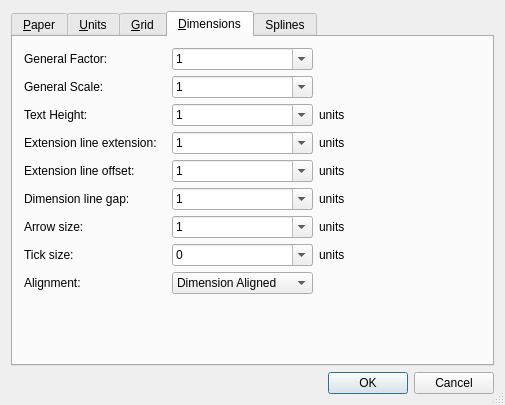
<?xml version="1.0" encoding="UTF-8"?>
<ui version="4.0">
 <class>QG_DlgOptionsDrawing</class>
 <widget class="QDialog" name="QG_DlgOptionsDrawing">
  <property name="geometry">
   <rect>
    <x>0</x>
    <y>0</y>
    <width>505</width>
    <height>405</height>
   </rect>
  </property>
  <property name="windowTitle">
   <string>Drawing Preferences</string>
  </property>
  <property name="sizeGripEnabled">
   <bool>true</bool>
  </property>
  <layout class="QGridLayout" name="gridLayout_2">
   <item row="0" column="0">
    <widget class="QTabWidget" name="tabWidget">
     <property name="currentIndex">
      <number>3</number>
     </property>
     <widget class="QWidget" name="tab1">
      <attribute name="title">
       <string>&amp;Paper</string>
      </attribute>
      <layout class="QVBoxLayout">
       <item>
        <widget class="QGroupBox" name="buttonGroup3">
         <property name="title">
          <string>Paper Format</string>
         </property>
         <layout class="QVBoxLayout">
          <item>
           <layout class="QHBoxLayout">
            <item>
             <widget class="QComboBox" name="cbPaperFormat"/>
            </item>
            <item>
             <spacer name="spacer9">
              <property name="orientation">
               <enum>Qt::Horizontal</enum>
              </property>
              <property name="sizeType">
               <enum>QSizePolicy::Expanding</enum>
              </property>
              <property name="sizeHint" stdset="0">
               <size>
                <width>211</width>
                <height>20</height>
               </size>
              </property>
             </spacer>
            </item>
           </layout>
          </item>
          <item>
           <layout class="QHBoxLayout">
            <item>
             <widget class="QRadioButton" name="rbLandscape">
              <property name="text">
               <string>&amp;Landscape</string>
              </property>
             </widget>
            </item>
            <item>
             <widget class="QRadioButton" name="rbPortrait">
              <property name="text">
               <string>P&amp;ortrait</string>
              </property>
             </widget>
            </item>
            <item>
             <spacer name="spacer6">
              <property name="orientation">
               <enum>Qt::Horizontal</enum>
              </property>
              <property name="sizeType">
               <enum>QSizePolicy::Expanding</enum>
              </property>
              <property name="sizeHint" stdset="0">
               <size>
                <width>231</width>
                <height>20</height>
               </size>
              </property>
             </spacer>
            </item>
           </layout>
          </item>
          <item>
           <layout class="QGridLayout" name="gridLayout_3">
            <item row="1" column="2">
             <spacer name="spacer8">
              <property name="orientation">
               <enum>Qt::Horizontal</enum>
              </property>
              <property name="sizeType">
               <enum>QSizePolicy::Expanding</enum>
              </property>
              <property name="sizeHint" stdset="0">
               <size>
                <width>221</width>
                <height>20</height>
               </size>
              </property>
             </spacer>
            </item>
            <item row="1" column="1">
             <widget class="QLineEdit" name="lePaperHeight"/>
            </item>
            <item row="1" column="0">
             <widget class="QLabel" name="lPageHeight">
              <property name="text">
               <string>Paper &amp;Height:</string>
              </property>
              <property name="wordWrap">
               <bool>false</bool>
              </property>
              <property name="buddy">
               <cstring>lePaperHeight</cstring>
              </property>
             </widget>
            </item>
            <item row="0" column="0">
             <widget class="QLabel" name="lPageWidth">
              <property name="text">
               <string>Paper &amp;Width:</string>
              </property>
              <property name="wordWrap">
               <bool>false</bool>
              </property>
              <property name="buddy">
               <cstring>lePaperWidth</cstring>
              </property>
             </widget>
            </item>
            <item row="0" column="1">
             <widget class="QLineEdit" name="lePaperWidth"/>
            </item>
            <item row="0" column="2">
             <spacer name="spacer7">
              <property name="orientation">
               <enum>Qt::Horizontal</enum>
              </property>
              <property name="sizeType">
               <enum>QSizePolicy::Expanding</enum>
              </property>
              <property name="sizeHint" stdset="0">
               <size>
                <width>201</width>
                <height>20</height>
               </size>
              </property>
             </spacer>
            </item>
           </layout>
          </item>
         </layout>
        </widget>
       </item>
      </layout>
     </widget>
     <widget class="QWidget" name="tab2">
      <attribute name="title">
       <string>&amp;Units</string>
      </attribute>
      <layout class="QVBoxLayout">
       <item>
        <widget class="QGroupBox" name="bgUnit">
         <property name="title">
          <string>Main Unit</string>
         </property>
         <layout class="QHBoxLayout">
          <item>
           <widget class="QLabel" name="lUnit">
            <property name="text">
             <string>&amp;Main drawing unit:</string>
            </property>
            <property name="wordWrap">
             <bool>false</bool>
            </property>
            <property name="buddy">
             <cstring>cbUnit</cstring>
            </property>
           </widget>
          </item>
          <item>
           <widget class="QComboBox" name="cbUnit"/>
          </item>
          <item>
           <spacer name="spacer19">
            <property name="orientation">
             <enum>Qt::Horizontal</enum>
            </property>
            <property name="sizeType">
             <enum>QSizePolicy::Expanding</enum>
            </property>
            <property name="sizeHint" stdset="0">
             <size>
              <width>71</width>
              <height>20</height>
             </size>
            </property>
           </spacer>
          </item>
         </layout>
        </widget>
       </item>
       <item>
        <layout class="QHBoxLayout">
         <item>
          <layout class="QVBoxLayout">
           <item>
            <widget class="QGroupBox" name="bgLength">
             <property name="title">
              <string>Length</string>
             </property>
             <layout class="QGridLayout" name="gridLayout_4">
              <item row="0" column="0">
               <widget class="QLabel" name="lLengthFormat">
                <property name="text">
                 <string>&amp;Format:</string>
                </property>
                <property name="wordWrap">
                 <bool>false</bool>
                </property>
                <property name="buddy">
                 <cstring>cbLengthFormat</cstring>
                </property>
               </widget>
              </item>
              <item row="0" column="1">
               <widget class="QComboBox" name="cbLengthFormat"/>
              </item>
              <item row="1" column="1">
               <widget class="QComboBox" name="cbLengthPrecision"/>
              </item>
              <item row="1" column="0">
               <widget class="QLabel" name="lLengthPrecision">
                <property name="text">
                 <string>P&amp;recision:</string>
                </property>
                <property name="wordWrap">
                 <bool>false</bool>
                </property>
                <property name="buddy">
                 <cstring>cbLengthPrecision</cstring>
                </property>
               </widget>
              </item>
              <item row="2" column="1">
               <spacer name="spacer15">
                <property name="orientation">
                 <enum>Qt::Vertical</enum>
                </property>
                <property name="sizeType">
                 <enum>QSizePolicy::Expanding</enum>
                </property>
                <property name="sizeHint" stdset="0">
                 <size>
                  <width>20</width>
                  <height>31</height>
                 </size>
                </property>
               </spacer>
              </item>
              <item row="2" column="0">
               <spacer name="spacer15_2">
                <property name="orientation">
                 <enum>Qt::Vertical</enum>
                </property>
                <property name="sizeType">
                 <enum>QSizePolicy::Expanding</enum>
                </property>
                <property name="sizeHint" stdset="0">
                 <size>
                  <width>20</width>
                  <height>31</height>
                 </size>
                </property>
               </spacer>
              </item>
             </layout>
            </widget>
           </item>
           <item>
            <widget class="QGroupBox" name="bgLengthPreview">
             <property name="title">
              <string>Preview</string>
             </property>
             <layout class="QHBoxLayout">
              <item>
               <widget class="QLabel" name="lLinear">
                <property name="text">
                 <string>linear</string>
                </property>
                <property name="wordWrap">
                 <bool>false</bool>
                </property>
               </widget>
              </item>
             </layout>
            </widget>
           </item>
          </layout>
         </item>
         <item>
          <layout class="QVBoxLayout">
           <item>
            <widget class="QGroupBox" name="bgAngle">
             <property name="title">
              <string>Angle</string>
             </property>
             <layout class="QGridLayout" name="gridLayout_5">
              <item row="0" column="0">
               <widget class="QLabel" name="lAngleFormat">
                <property name="text">
                 <string>F&amp;ormat:</string>
                </property>
                <property name="wordWrap">
                 <bool>false</bool>
                </property>
                <property name="buddy">
                 <cstring>cbAngleFormat</cstring>
                </property>
               </widget>
              </item>
              <item row="2" column="1">
               <spacer name="spacer15_3">
                <property name="orientation">
                 <enum>Qt::Vertical</enum>
                </property>
                <property name="sizeType">
                 <enum>QSizePolicy::Expanding</enum>
                </property>
                <property name="sizeHint" stdset="0">
                 <size>
                  <width>20</width>
                  <height>31</height>
                 </size>
                </property>
               </spacer>
              </item>
              <item row="2" column="0">
               <spacer name="spacer15_2_2">
                <property name="orientation">
                 <enum>Qt::Vertical</enum>
                </property>
                <property name="sizeType">
                 <enum>QSizePolicy::Expanding</enum>
                </property>
                <property name="sizeHint" stdset="0">
                 <size>
                  <width>20</width>
                  <height>31</height>
                 </size>
                </property>
               </spacer>
              </item>
              <item row="0" column="1">
               <widget class="QComboBox" name="cbAngleFormat"/>
              </item>
              <item row="1" column="0">
               <widget class="QLabel" name="lAnglePrecision">
                <property name="text">
                 <string>Pre&amp;cision:</string>
                </property>
                <property name="wordWrap">
                 <bool>false</bool>
                </property>
                <property name="buddy">
                 <cstring>cbAnglePrecision</cstring>
                </property>
               </widget>
              </item>
              <item row="1" column="1">
               <widget class="QComboBox" name="cbAnglePrecision"/>
              </item>
             </layout>
            </widget>
           </item>
           <item>
            <widget class="QGroupBox" name="bgAnglePreview">
             <property name="title">
              <string>Preview</string>
             </property>
             <layout class="QHBoxLayout">
              <item>
               <widget class="QLabel" name="lAngular">
                <property name="text">
                 <string>angular</string>
                </property>
                <property name="wordWrap">
                 <bool>false</bool>
                </property>
               </widget>
              </item>
             </layout>
            </widget>
           </item>
          </layout>
         </item>
        </layout>
       </item>
      </layout>
     </widget>
     <widget class="QWidget" name="tab3">
      <attribute name="title">
       <string>&amp;Grid</string>
      </attribute>
      <layout class="QGridLayout" name="gridLayout_9">
       <item row="0" column="0" colspan="2">
        <widget class="QGroupBox" name="bgGrid">
         <property name="minimumSize">
          <size>
           <width>120</width>
           <height>60</height>
          </size>
         </property>
         <property name="title">
          <string>Grid Settings</string>
         </property>
         <layout class="QGridLayout" name="gridLayout_7">
          <item row="0" column="0">
           <widget class="QCheckBox" name="cbGridOn">
            <property name="text">
             <string>Show Grid</string>
            </property>
           </widget>
          </item>
          <item row="0" column="1">
           <widget class="QRadioButton" name="rbOrthogonalGrid">
            <property name="toolTip">
             <string>Use orthogonal grid</string>
            </property>
            <property name="text">
             <string>Orthogonal Grid</string>
            </property>
            <property name="autoExclusive">
             <bool>true</bool>
            </property>
           </widget>
          </item>
          <item row="1" column="1">
           <widget class="QRadioButton" name="rbIsometricGrid">
            <property name="toolTip">
             <string>Use isometric grid</string>
            </property>
            <property name="text">
             <string>Isometric Grid</string>
            </property>
            <property name="autoExclusive">
             <bool>false</bool>
            </property>
           </widget>
          </item>
          <item row="2" column="1">
           <widget class="QWidget" name="widget" native="true">
            <property name="sizePolicy">
             <sizepolicy hsizetype="MinimumExpanding" vsizetype="Minimum">
              <horstretch>0</horstretch>
              <verstretch>0</verstretch>
             </sizepolicy>
            </property>
            <property name="minimumSize">
             <size>
              <width>0</width>
              <height>0</height>
             </size>
            </property>
            <property name="maximumSize">
             <size>
              <width>350</width>
              <height>16777215</height>
             </size>
            </property>
            <layout class="QGridLayout" name="gridLayout_6">
             <item row="1" column="0">
              <widget class="QRadioButton" name="rbCrosshairLeft">
               <property name="sizePolicy">
                <sizepolicy hsizetype="Minimum" vsizetype="Preferred">
                 <horstretch>0</horstretch>
                 <verstretch>0</verstretch>
                </sizepolicy>
               </property>
               <property name="minimumSize">
                <size>
                 <width>100</width>
                 <height>0</height>
                </size>
               </property>
               <property name="toolTip">
                <string>Left crosshair with isometric grid</string>
               </property>
               <property name="text">
                <string>Left</string>
               </property>
              </widget>
             </item>
             <item row="1" column="1">
              <widget class="QRadioButton" name="rbCrosshairTop">
               <property name="sizePolicy">
                <sizepolicy hsizetype="Minimum" vsizetype="Preferred">
                 <horstretch>0</horstretch>
                 <verstretch>0</verstretch>
                </sizepolicy>
               </property>
               <property name="minimumSize">
                <size>
                 <width>100</width>
                 <height>0</height>
                </size>
               </property>
               <property name="toolTip">
                <string>Top crosshair with isometric grid</string>
               </property>
               <property name="text">
                <string>Top</string>
               </property>
              </widget>
             </item>
             <item row="1" column="2">
              <widget class="QRadioButton" name="rbCrosshairRight">
               <property name="sizePolicy">
                <sizepolicy hsizetype="MinimumExpanding" vsizetype="Preferred">
                 <horstretch>0</horstretch>
                 <verstretch>0</verstretch>
                </sizepolicy>
               </property>
               <property name="minimumSize">
                <size>
                 <width>100</width>
                 <height>0</height>
                </size>
               </property>
               <property name="toolTip">
                <string>Right crosshair with isometric grid</string>
               </property>
               <property name="text">
                <string>Right</string>
               </property>
              </widget>
             </item>
             <item row="0" column="0" colspan="3">
              <widget class="QLabel" name="lCrosshair">
               <property name="sizePolicy">
                <sizepolicy hsizetype="Minimum" vsizetype="Preferred">
                 <horstretch>0</horstretch>
                 <verstretch>0</verstretch>
                </sizepolicy>
               </property>
               <property name="minimumSize">
                <size>
                 <width>70</width>
                 <height>0</height>
                </size>
               </property>
               <property name="text">
                <string>Crosshair</string>
               </property>
              </widget>
             </item>
            </layout>
           </widget>
          </item>
	   <item row="3" column="0">
           <widget class="QCheckBox" name="cbRulerOn">
            <property name="text">
             <string>Show Ruler</string>
            </property>
           </widget>
          </item>
         </layout>
        </widget>
       </item>
       <item row="1" column="0">
        <layout class="QGridLayout" name="gridLayout_8">
         <item row="0" column="0">
          <widget class="QLabel" name="lXSpacing">
           <property name="minimumSize">
            <size>
             <width>120</width>
             <height>0</height>
            </size>
           </property>
           <property name="text">
            <string>X Spacing:</string>
           </property>
           <property name="wordWrap">
            <bool>false</bool>
           </property>
          </widget>
         </item>
         <item row="0" column="1">
          <widget class="QComboBox" name="cbXSpacing">
           <property name="minimumSize">
            <size>
             <width>100</width>
             <height>0</height>
            </size>
           </property>
           <property name="editable">
            <bool>true</bool>
           </property>
           <item>
            <property name="text">
             <string>auto</string>
            </property>
           </item>
           <item>
            <property name="text">
             <string notr="true">0.01</string>
            </property>
           </item>
           <item>
            <property name="text">
             <string notr="true">0.1</string>
            </property>
           </item>
           <item>
            <property name="text">
             <string notr="true">1</string>
            </property>
           </item>
           <item>
            <property name="text">
             <string notr="true">10</string>
            </property>
           </item>
          </widget>
         </item>
         <item row="1" column="0">
          <widget class="QLabel" name="lYSpacing">
           <property name="text">
            <string>Y Spacing:</string>
           </property>
           <property name="wordWrap">
            <bool>false</bool>
           </property>
          </widget>
         </item>
         <item row="1" column="1">
          <widget class="QComboBox" name="cbYSpacing">
           <property name="editable">
            <bool>true</bool>
           </property>
           <item>
            <property name="text">
             <string>auto</string>
            </property>
           </item>
           <item>
            <property name="text">
             <string notr="true">0.01</string>
            </property>
           </item>
           <item>
            <property name="text">
             <string notr="true">0.1</string>
            </property>
           </item>
           <item>
            <property name="text">
             <string notr="true">1</string>
            </property>
           </item>
           <item>
            <property name="text">
             <string notr="true">10</string>
            </property>
           </item>
          </widget>
         </item>
        </layout>
       </item>
       <item row="1" column="1">
        <spacer name="horizontalSpacer">
         <property name="orientation">
          <enum>Qt::Horizontal</enum>
         </property>
         <property name="sizeHint" stdset="0">
          <size>
           <width>228</width>
           <height>20</height>
          </size>
         </property>
        </spacer>
       </item>
       <item row="2" column="0">
        <spacer name="verticalSpacer">
         <property name="orientation">
          <enum>Qt::Vertical</enum>
         </property>
         <property name="sizeHint" stdset="0">
          <size>
           <width>20</width>
           <height>71</height>
          </size>
         </property>
        </spacer>
       </item>
      </layout>
     </widget>
     <widget class="QWidget" name="tab4">
      <attribute name="title">
       <string>&amp;Dimensions</string>
      </attribute>
      <layout class="QGridLayout" name="gridLayout">
       <item row="0" column="0">
        <widget class="QLabel" name="lDimFactor">
         <property name="text">
          <string>General Factor:</string>
         </property>
         <property name="wordWrap">
          <bool>false</bool>
         </property>
        </widget>
       </item>
       <item row="0" column="1">
        <widget class="QComboBox" name="cbDimFactor">
         <property name="toolTip">
          <string>&lt;html&gt;&lt;head/&gt;&lt;body&gt;&lt;p&gt;Scale to multiply all dimension values.&lt;/p&gt;&lt;/body&gt;&lt;/html&gt;</string>
         </property>
         <property name="editable">
          <bool>true</bool>
         </property>
         <property name="currentIndex">
          <number>3</number>
         </property>
         <item>
          <property name="text">
           <string notr="true">0.1</string>
          </property>
         </item>
         <item>
          <property name="text">
           <string notr="true">0.2</string>
          </property>
         </item>
         <item>
          <property name="text">
           <string notr="true">0.5</string>
          </property>
         </item>
         <item>
          <property name="text">
           <string notr="true">1</string>
          </property>
         </item>
         <item>
          <property name="text">
           <string notr="true">2</string>
          </property>
         </item>
         <item>
          <property name="text">
           <string notr="true">5</string>
          </property>
         </item>
         <item>
          <property name="text">
           <string notr="true">10</string>
          </property>
         </item>
         <item>
          <property name="text">
           <string notr="true">20</string>
          </property>
         </item>
         <item>
          <property name="text">
           <string notr="true">50</string>
          </property>
         </item>
         <item>
          <property name="text">
           <string notr="true">100</string>
          </property>
         </item>
         <item>
          <property name="text">
           <string notr="true">200</string>
          </property>
         </item>
         <item>
          <property name="text">
           <string notr="true">500</string>
          </property>
         </item>
         <item>
          <property name="text">
           <string notr="true">1000</string>
          </property>
         </item>
        </widget>
       </item>
       <item row="1" column="0">
        <widget class="QLabel" name="lDimScale">
         <property name="text">
          <string>General Scale:</string>
         </property>
         <property name="wordWrap">
          <bool>false</bool>
         </property>
        </widget>
       </item>
       <item row="1" column="1">
        <widget class="QComboBox" name="cbDimScale">
         <property name="toolTip">
          <string>&lt;html&gt;&lt;head/&gt;&lt;body&gt;&lt;p&gt;Scale to multiply all dimension geometries.&lt;/p&gt;&lt;/body&gt;&lt;/html&gt;</string>
         </property>
         <property name="editable">
          <bool>true</bool>
         </property>
         <property name="currentIndex">
          <number>3</number>
         </property>
         <item>
          <property name="text">
           <string notr="true">0.1</string>
          </property>
         </item>
         <item>
          <property name="text">
           <string notr="true">0.2</string>
          </property>
         </item>
         <item>
          <property name="text">
           <string notr="true">0.5</string>
          </property>
         </item>
         <item>
          <property name="text">
           <string notr="true">1</string>
          </property>
         </item>
         <item>
          <property name="text">
           <string notr="true">2</string>
          </property>
         </item>
         <item>
          <property name="text">
           <string notr="true">5</string>
          </property>
         </item>
         <item>
          <property name="text">
           <string notr="true">10</string>
          </property>
         </item>
        </widget>
       </item>
       <item row="2" column="0">
        <widget class="QLabel" name="lDimTextHeight">
         <property name="text">
          <string>Text Height:</string>
         </property>
         <property name="wordWrap">
          <bool>false</bool>
         </property>
        </widget>
       </item>
       <item row="2" column="1">
        <widget class="QComboBox" name="cbDimTextHeight">
         <property name="editable">
          <bool>true</bool>
         </property>
         <item>
          <property name="text">
           <string notr="true">1</string>
          </property>
         </item>
         <item>
          <property name="text">
           <string notr="true">2</string>
          </property>
         </item>
         <item>
          <property name="text">
           <string notr="true">5</string>
          </property>
         </item>
        </widget>
       </item>
       <item row="2" column="2">
        <widget class="QLabel" name="lDimUnit1">
         <property name="text">
          <string>units</string>
         </property>
         <property name="wordWrap">
          <bool>false</bool>
         </property>
        </widget>
       </item>
       <item row="3" column="0">
        <widget class="QLabel" name="lDimExe">
         <property name="text">
          <string>Extension line extension:</string>
         </property>
         <property name="wordWrap">
          <bool>false</bool>
         </property>
        </widget>
       </item>
       <item row="3" column="1">
        <widget class="QComboBox" name="cbDimExe">
         <property name="editable">
          <bool>true</bool>
         </property>
         <item>
          <property name="text">
           <string notr="true">1</string>
          </property>
         </item>
         <item>
          <property name="text">
           <string notr="true">2</string>
          </property>
         </item>
         <item>
          <property name="text">
           <string notr="true">5</string>
          </property>
         </item>
        </widget>
       </item>
       <item row="3" column="2">
        <widget class="QLabel" name="lDimUnit2">
         <property name="text">
          <string>units</string>
         </property>
         <property name="wordWrap">
          <bool>false</bool>
         </property>
        </widget>
       </item>
       <item row="4" column="0">
        <widget class="QLabel" name="lDimExo">
         <property name="text">
          <string>Extension line offset:</string>
         </property>
         <property name="wordWrap">
          <bool>false</bool>
         </property>
        </widget>
       </item>
       <item row="4" column="1">
        <widget class="QComboBox" name="cbDimExo">
         <property name="editable">
          <bool>true</bool>
         </property>
         <item>
          <property name="text">
           <string notr="true">1</string>
          </property>
         </item>
         <item>
          <property name="text">
           <string notr="true">2</string>
          </property>
         </item>
         <item>
          <property name="text">
           <string notr="true">5</string>
          </property>
         </item>
        </widget>
       </item>
       <item row="4" column="2">
        <widget class="QLabel" name="lDimUnit3">
         <property name="text">
          <string>units</string>
         </property>
         <property name="wordWrap">
          <bool>false</bool>
         </property>
        </widget>
       </item>
       <item row="5" column="0">
        <widget class="QLabel" name="lDimGap">
         <property name="text">
          <string>Dimension line gap:</string>
         </property>
         <property name="wordWrap">
          <bool>false</bool>
         </property>
        </widget>
       </item>
       <item row="5" column="1">
        <widget class="QComboBox" name="cbDimGap">
         <property name="editable">
          <bool>true</bool>
         </property>
         <item>
          <property name="text">
           <string notr="true">1</string>
          </property>
         </item>
         <item>
          <property name="text">
           <string notr="true">2</string>
          </property>
         </item>
         <item>
          <property name="text">
           <string notr="true">5</string>
          </property>
         </item>
        </widget>
       </item>
       <item row="5" column="2">
        <widget class="QLabel" name="lDimUnit4">
         <property name="text">
          <string>units</string>
         </property>
         <property name="wordWrap">
          <bool>false</bool>
         </property>
        </widget>
       </item>
       <item row="6" column="0">
        <widget class="QLabel" name="lDimAsz">
         <property name="text">
          <string>Arrow size:</string>
         </property>
         <property name="wordWrap">
          <bool>false</bool>
         </property>
        </widget>
       </item>
       <item row="6" column="1">
        <widget class="QComboBox" name="cbDimAsz">
         <property name="editable">
          <bool>true</bool>
         </property>
         <item>
          <property name="text">
           <string notr="true">1</string>
          </property>
         </item>
         <item>
          <property name="text">
           <string notr="true">2</string>
          </property>
         </item>
         <item>
          <property name="text">
           <string notr="true">5</string>
          </property>
         </item>
        </widget>
       </item>
       <item row="6" column="2">
        <widget class="QLabel" name="lDimUnit5">
         <property name="text">
          <string>units</string>
         </property>
         <property name="wordWrap">
          <bool>false</bool>
         </property>
        </widget>
       </item>
       <item row="7" column="0">
        <widget class="QLabel" name="lDimTsz">
         <property name="text">
          <string>Tick size:</string>
         </property>
         <property name="wordWrap">
          <bool>false</bool>
         </property>
        </widget>
       </item>
       <item row="7" column="1">
        <widget class="QComboBox" name="cbDimTsz">
         <property name="toolTip">
          <string>&lt;html&gt;&lt;head/&gt;&lt;body&gt;&lt;p&gt;Dimension Tick size. Set it to 0 will disable the dimension tick. Dimension arrow won't be drawn when dimension tick is enabled.&lt;/p&gt;&lt;/body&gt;&lt;/html&gt;</string>
         </property>
         <property name="editable">
          <bool>true</bool>
         </property>
         <item>
          <property name="text">
           <string notr="true">0</string>
          </property>
         </item>
         <item>
          <property name="text">
           <string notr="true">1</string>
          </property>
         </item>
         <item>
          <property name="text">
           <string notr="true">2</string>
          </property>
         </item>
         <item>
          <property name="text">
           <string notr="true">5</string>
          </property>
         </item>
        </widget>
       </item>
       <item row="7" column="2">
        <widget class="QLabel" name="lDimUnit6">
         <property name="text">
          <string>units</string>
         </property>
         <property name="wordWrap">
          <bool>false</bool>
         </property>
        </widget>
       </item>
       <item row="8" column="0">
        <widget class="QLabel" name="lDimTih">
         <property name="text">
          <string>Alignment:</string>
         </property>
         <property name="wordWrap">
          <bool>false</bool>
         </property>
        </widget>
       </item>
       <item row="8" column="1">
        <widget class="QComboBox" name="cbDimTih">
         <property name="toolTip">
          <string>&lt;html&gt;&lt;head/&gt;&lt;body&gt;&lt;p&gt;Text alignment.&lt;/p&gt;&lt;/body&gt;&lt;/html&gt;</string>
         </property>
         <property name="editable">
          <bool>false</bool>
         </property>
         <item>
          <property name="text">
           <string>Dimension Aligned</string>
          </property>
         </item>
         <item>
          <property name="text">
           <string>Horizontal</string>
          </property>
         </item>
        </widget>
       </item>
       <item row="9" column="0">
        <spacer name="spacer11">
         <property name="orientation">
          <enum>Qt::Vertical</enum>
         </property>
         <property name="sizeType">
          <enum>QSizePolicy::Expanding</enum>
         </property>
         <property name="sizeHint" stdset="0">
          <size>
           <width>20</width>
           <height>30</height>
          </size>
         </property>
        </spacer>
       </item>
       <item row="9" column="1">
        <spacer name="spacer11_2">
         <property name="orientation">
          <enum>Qt::Vertical</enum>
         </property>
         <property name="sizeType">
          <enum>QSizePolicy::Expanding</enum>
         </property>
         <property name="sizeHint" stdset="0">
          <size>
           <width>20</width>
           <height>40</height>
          </size>
         </property>
        </spacer>
       </item>
       <item row="9" column="3">
        <spacer name="spacer11_2_2">
         <property name="orientation">
          <enum>Qt::Vertical</enum>
         </property>
         <property name="sizeType">
          <enum>QSizePolicy::Expanding</enum>
         </property>
         <property name="sizeHint" stdset="0">
          <size>
           <width>20</width>
           <height>30</height>
          </size>
         </property>
        </spacer>
       </item>
      </layout>
     </widget>
     <widget class="QWidget" name="tab5">
      <attribute name="title">
       <string>Splines</string>
      </attribute>
      <layout class="QVBoxLayout">
       <item>
        <layout class="QHBoxLayout">
         <item>
          <widget class="QLabel" name="lSplineSegs">
           <property name="text">
            <string>Number of line segments per spline patch:</string>
           </property>
           <property name="wordWrap">
            <bool>false</bool>
           </property>
          </widget>
         </item>
         <item>
          <widget class="QComboBox" name="cbSplineSegs">
           <property name="editable">
            <bool>true</bool>
           </property>
           <item>
            <property name="text">
             <string notr="true">2</string>
            </property>
           </item>
           <item>
            <property name="text">
             <string notr="true">4</string>
            </property>
           </item>
           <item>
            <property name="text">
             <string notr="true">8</string>
            </property>
           </item>
           <item>
            <property name="text">
             <string notr="true">16</string>
            </property>
           </item>
           <item>
            <property name="text">
             <string notr="true">32</string>
            </property>
           </item>
           <item>
            <property name="text">
             <string notr="true">64</string>
            </property>
           </item>
          </widget>
         </item>
        </layout>
       </item>
       <item>
        <spacer name="spacer19_2">
         <property name="orientation">
          <enum>Qt::Vertical</enum>
         </property>
         <property name="sizeType">
          <enum>QSizePolicy::Expanding</enum>
         </property>
         <property name="sizeHint" stdset="0">
          <size>
           <width>20</width>
           <height>111</height>
          </size>
         </property>
        </spacer>
       </item>
      </layout>
     </widget>
    </widget>
   </item>
   <item row="1" column="0">
    <widget class="QDialogButtonBox" name="buttonBox">
     <property name="standardButtons">
      <set>QDialogButtonBox::Cancel|QDialogButtonBox::Ok</set>
     </property>
    </widget>
   </item>
  </layout>
 </widget>
 <layoutdefault spacing="6" margin="11"/>
 <tabstops>
  <tabstop>tabWidget</tabstop>
  <tabstop>cbPaperFormat</tabstop>
  <tabstop>rbLandscape</tabstop>
  <tabstop>rbPortrait</tabstop>
  <tabstop>lePaperWidth</tabstop>
  <tabstop>lePaperHeight</tabstop>
  <tabstop>cbUnit</tabstop>
  <tabstop>cbLengthFormat</tabstop>
  <tabstop>cbLengthPrecision</tabstop>
  <tabstop>cbAngleFormat</tabstop>
  <tabstop>cbAnglePrecision</tabstop>
  <tabstop>cbXSpacing</tabstop>
  <tabstop>cbYSpacing</tabstop>
  <tabstop>cbDimScale</tabstop>
  <tabstop>cbDimTextHeight</tabstop>
  <tabstop>cbDimExe</tabstop>
  <tabstop>cbDimExo</tabstop>
  <tabstop>cbDimGap</tabstop>
  <tabstop>cbDimAsz</tabstop>
  <tabstop>cbDimTsz</tabstop>
  <tabstop>cbDimTih</tabstop>
 </tabstops>
 <resources/>
 <connections>
  <connection>
   <sender>buttonBox</sender>
   <signal>accepted()</signal>
   <receiver>QG_DlgOptionsDrawing</receiver>
   <slot>validate()</slot>
   <hints>
    <hint type="sourcelabel">
     <x>252</x>
     <y>355</y>
    </hint>
    <hint type="destinationlabel">
     <x>20</x>
     <y>20</y>
    </hint>
   </hints>
  </connection>
  <connection>
   <sender>buttonBox</sender>
   <signal>rejected()</signal>
   <receiver>QG_DlgOptionsDrawing</receiver>
   <slot>reject()</slot>
   <hints>
    <hint type="sourcelabel">
     <x>252</x>
     <y>355</y>
    </hint>
    <hint type="destinationlabel">
     <x>20</x>
     <y>20</y>
    </hint>
   </hints>
  </connection>
  <connection>
   <sender>cbLengthFormat</sender>
   <signal>activated(int)</signal>
   <receiver>QG_DlgOptionsDrawing</receiver>
   <slot>updateLengthPrecision()</slot>
   <hints>
    <hint type="sourcelabel">
     <x>20</x>
     <y>20</y>
    </hint>
    <hint type="destinationlabel">
     <x>20</x>
     <y>20</y>
    </hint>
   </hints>
  </connection>
  <connection>
   <sender>cbAngleFormat</sender>
   <signal>activated(int)</signal>
   <receiver>QG_DlgOptionsDrawing</receiver>
   <slot>updateAnglePrecision()</slot>
   <hints>
    <hint type="sourcelabel">
     <x>20</x>
     <y>20</y>
    </hint>
    <hint type="destinationlabel">
     <x>20</x>
     <y>20</y>
    </hint>
   </hints>
  </connection>
  <connection>
   <sender>cbUnit</sender>
   <signal>activated(int)</signal>
   <receiver>QG_DlgOptionsDrawing</receiver>
   <slot>updatePreview()</slot>
   <hints>
    <hint type="sourcelabel">
     <x>20</x>
     <y>20</y>
    </hint>
    <hint type="destinationlabel">
     <x>20</x>
     <y>20</y>
    </hint>
   </hints>
  </connection>
  <connection>
   <sender>cbAngleFormat</sender>
   <signal>activated(int)</signal>
   <receiver>QG_DlgOptionsDrawing</receiver>
   <slot>updatePreview()</slot>
   <hints>
    <hint type="sourcelabel">
     <x>20</x>
     <y>20</y>
    </hint>
    <hint type="destinationlabel">
     <x>20</x>
     <y>20</y>
    </hint>
   </hints>
  </connection>
  <connection>
   <sender>cbLengthFormat</sender>
   <signal>activated(QString)</signal>
   <receiver>QG_DlgOptionsDrawing</receiver>
   <slot>updatePreview()</slot>
   <hints>
    <hint type="sourcelabel">
     <x>20</x>
     <y>20</y>
    </hint>
    <hint type="destinationlabel">
     <x>20</x>
     <y>20</y>
    </hint>
   </hints>
  </connection>
  <connection>
   <sender>cbAnglePrecision</sender>
   <signal>activated(int)</signal>
   <receiver>QG_DlgOptionsDrawing</receiver>
   <slot>updatePreview()</slot>
   <hints>
    <hint type="sourcelabel">
     <x>20</x>
     <y>20</y>
    </hint>
    <hint type="destinationlabel">
     <x>20</x>
     <y>20</y>
    </hint>
   </hints>
  </connection>
  <connection>
   <sender>cbLengthPrecision</sender>
   <signal>activated(int)</signal>
   <receiver>QG_DlgOptionsDrawing</receiver>
   <slot>updatePreview()</slot>
   <hints>
    <hint type="sourcelabel">
     <x>20</x>
     <y>20</y>
    </hint>
    <hint type="destinationlabel">
     <x>20</x>
     <y>20</y>
    </hint>
   </hints>
  </connection>
  <connection>
   <sender>cbPaperFormat</sender>
   <signal>activated(int)</signal>
   <receiver>QG_DlgOptionsDrawing</receiver>
   <slot>updatePaperSize()</slot>
   <hints>
    <hint type="sourcelabel">
     <x>20</x>
     <y>20</y>
    </hint>
    <hint type="destinationlabel">
     <x>20</x>
     <y>20</y>
    </hint>
   </hints>
  </connection>
  <connection>
   <sender>cbUnit</sender>
   <signal>activated(int)</signal>
   <receiver>QG_DlgOptionsDrawing</receiver>
   <slot>updateUnitLabels()</slot>
   <hints>
    <hint type="sourcelabel">
     <x>20</x>
     <y>20</y>
    </hint>
    <hint type="destinationlabel">
     <x>20</x>
     <y>20</y>
    </hint>
   </hints>
  </connection>
 </connections>
</ui>
